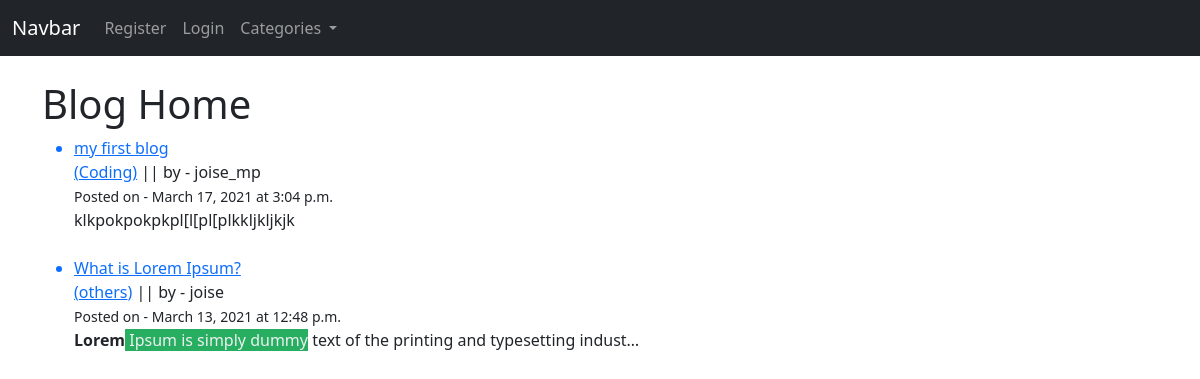
Screenshot of /blog/ with the database file from the repository.
### blog/models.py (models this page shows, shortened)
class Post(models.Model):
    title = models.CharField(max_length=255)
    author = models.ForeignKey(User, on_delete=models.CASCADE)
    body = RichTextField(blank=True, null=True)
    post_date = models.DateField(auto_now_add=True)
    post_time = models.TimeField(auto_now_add=True)
    category = models.CharField(max_length=255, default='others')
    likes = models.ManyToManyField(User, related_name='blog_posts')
    thumbnail = models.ImageField(null=True, blank=True, upload_to='images/blog/thumbnail')

### blog/views.py (the view)
# urls.py: path('blog/', BlogHomeView.as_view(), name='bloghome'),
class BlogHomeView(ListView):
    model = Post
    template_name = 'blog_home.html'
    ordering = ['-post_date','-post_time']
    def get_context_data(self, *args, **kwargs):
        category_menu = Category.objects.all()
        context = super(BlogHomeView, self).get_context_data(*args, **kwargs)
        context['category_menu'] = category_menu
        return context

### blog/models.py (called while the page is built)
    def __str__(self):
        return self.name

### blog/templates/blog_home.html (shortened to what this page needs)
{% extends 'Navbars/blog_nav.html' %}
{% block items %}
<h1>Blog Home</h1>
<ul>
{% for post in object_list %}
    <a href="{% url 'blogdetail' post.pk %}"><li>{{post.title}}</li></a>
    <a href="{% url 'category_page' post.category %}">({{ post.category }})</a> ||
    by - {{post.author}}
    <br><small>Posted on - {{post.post_date}} at {{post.post_time}} </small><br>
    {{post.body | truncatechars:200 | safe}} <br><br>
{% endfor %}
</ul>
{%endblock%}

### rows the page displays
Post: title "my first blog", category "Coding", author "joise_mp", post_date "March 17, 2021", post_time "3:04 p.m.", body "klkpokpokpkpl[l[pl[plkkljkljkjk"
Post: title "What is Lorem Ipsum?", category "others", author "joise", post_date "March 13, 2021", post_time "12:48 p.m.", body "Lorem Ipsum is simply dummy text of the printing and typesetting indust…"
